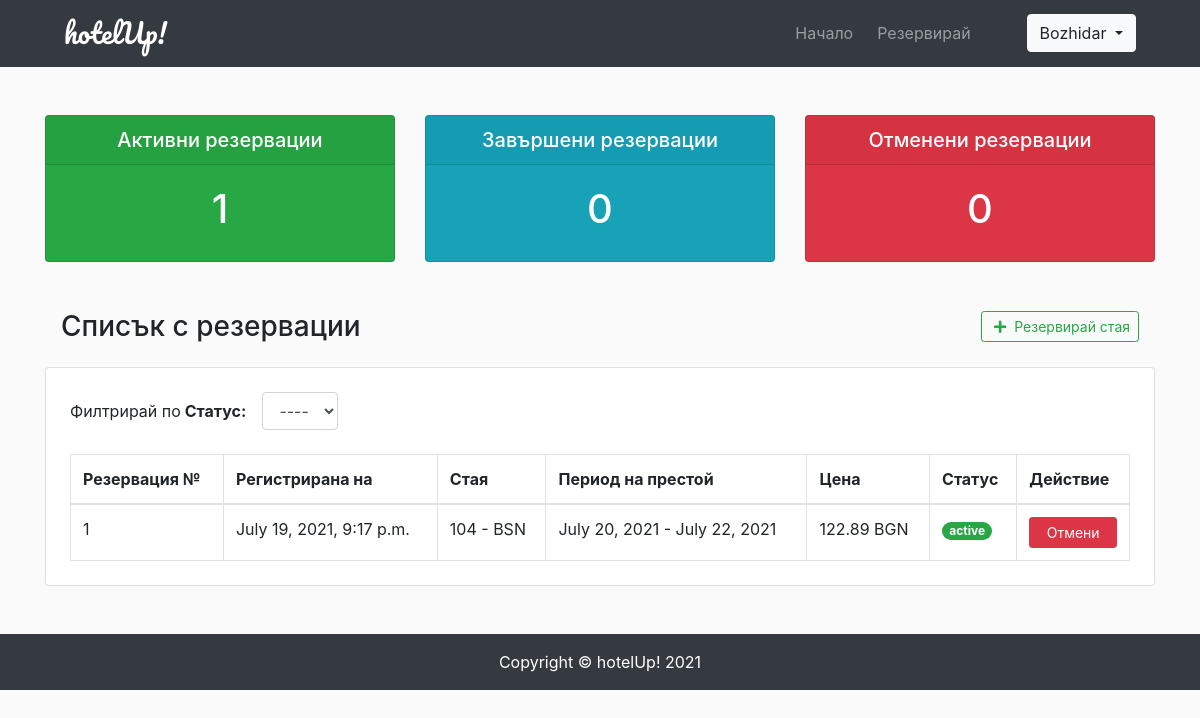
Page /dashboard/ (signed in) on the earlier database version.
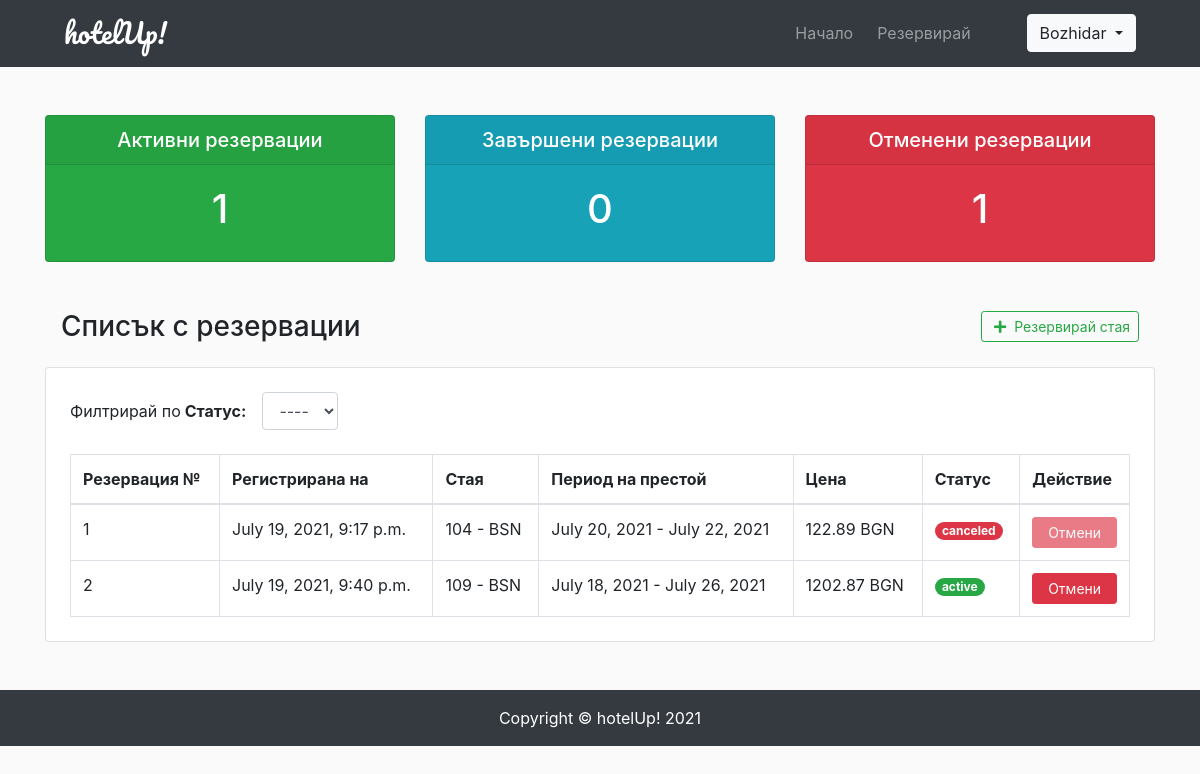
Same page on the later database version.
### booking/models.py (models this page shows, shortened)
class Booking(models.Model):
    BOOKING_STATUS = (
        ('active', 'Активна'),
        ('finished', 'Завършена'),
        ('canceled', 'Отменена'),
    )
    room = models.ForeignKey(Room, on_delete=models.CASCADE)
    user = models.ForeignKey(User, on_delete=models.CASCADE)
    check_in = models.DateField()
    check_out = models.DateField()
    status = models.CharField(choices=BOOKING_STATUS, max_length=12)
    created_at = models.DateTimeField(auto_now_add=True)
    total_price = models.FloatField()

### rooms/models.py (models this page shows, shortened)
class Room(models.Model):
    ROOM_CATEGORIES = (
        ('STD', 'Стандарт'),
        ('BSN', 'Бизнес'),
        ('LUX', 'Лукс'),
        ('ELUX', 'Ултра-лукс'),
        ('FAM', 'Фемили'),
    )
    number = models.IntegerField()
    beds = models.IntegerField()
    capacity = models.IntegerField()
    rate = models.FloatField()
    category = models.CharField(max_length=12, choices=ROOM_CATEGORIES)
    description = models.TextField(null=True)
    thumbnail = models.ImageField(upload_to="room_thumbnails", height_field=None, width_field=None, default='room_thumbnails/t101.jpg')

### dashboard/views.py (the view)
# urls.py: path('', views.user_dash, name='user_dash'),
@login_required
def user_dash(request):
    context = dict()
    booking_list = Booking.objects.filter(user=request.user)
    aggr = Booking.objects.values('status').annotate(dcount=Count('status')).order_by()
    counts = {}
    for c in aggr:
        counts[c['status']] = c['dcount']
    context['booking_list'] = booking_list
    context['counts'] = counts
    return render(request, 'dashboard/dash.html', context)

### templates/dashboard/dash.html (shortened to what this page needs)
{% extends 'frontend/base.html' %}
{% block styles %}
<link rel="stylesheet" href="https://cdn.datatables.net/1.10.24/css/dataTables.bootstrap4.min.css">
{% endblock %}
{% block content %}
<div class="container">
    <div class="row mb-5">
        <div class="col-lg-4">
            <div class="card bg-success text-white">
                <div class="card-header h5 text-center">Активни резервации</div>
                <div class="card-body">
                    <h1 class="text-center">{% if 'active' in counts %}{{counts.active}}{% else %}0{% endif %}</h1>
                </div>
            </div>
        </div>
        <div class="col-lg-4">
            <div class="card bg-info text-white">
                <div class="card-header h5 text-center">Завършени резервации</div>
                <div class="card-body">
                    <h1 class="text-center">{% if 'finished' in counts %}{{counts.finished}}{% else %}0{% endif %}</h1>
                </div>
            </div>
        </div>
        <div class="col-lg-4">
            <div class="card bg-danger text-white">
                <div class="card-header h5 text-center">Отменени резервации</div>
                <div class="card-body">
                    <h1 class="text-center">{% if 'canceled' in counts %}{{counts.canceled}}{% else %}0{% endif %}</h1>
                </div>
            </div>
        </div>
    </div>
    <div class="row">
        <div class="col">
            <div class="row justify-content-between align-items-center px-3">
                <div class="col-12 col-lg-auto text-lg-start">
                    <h3 class="m-0">Списък с резервации</h3>
                </div>
                <div class="col-12 col-lg-auto text-center text-lg-end">
                    <a href="{% url 'list_rooms' %}" class="btn btn-outline-success btn-sm"><i class="fas fa-plus mx-1"></i> Резервирай стая</a>
                </div>
            </div>
            <div class="card p-4 mt-4">
                {%if booking_list%}
                <div class="form-inline mb-4">
                    <div class="form-group">
                    <label for="filterState" class="mr-3">Филтрирай по <b class="ml-1">Статус:</b></label>
                    <select id="filterState" class="form-control">
                        <option value="">----</option>
                    </select>
                    </div>
                </div>
                <div class="table-responsive">
                    <table class="table table-bordered table-hover m-0" id="userBookings">
                        <thead>
                            <th>Резервация №</th>
                            <th>Регистрирана на</th>
                            <th>Стая</th>
                            <th>Период на престой</th>
                            <th>Цена</th>
                            <th>Статус</th>
                            <th>Действие</th>
                        </thead>
                        <tbody>
                            {% for book in booking_list %}
                            <tr>
                                <td>{{ book.pk }}</td>
                                <td>{{ book.created_at }}</td>
                                <td>{{ book.room.number }} - {{ book.room.category }}</td>
                                <td>{{ book.check_in }} - {{ book.check_out }}</td>
                                <td>{{ book.total_price }} BGN</td>
                                <td><span class="badge badge-pill badge-{% if book.status == 'active' %}success{% elif book.status == 'canceled' %}danger{% else %}info{% endif %}">{{ book.status }}</span></td>
                                <td><button class="btn btn-sm btn-danger btn-block delete" id="{{ book.pk }}" {% if book.status == 'canceled' or book.status == 'finished' %}disabled{% endif %}>Отмени</button></td>
                            </tr>
                            {% endfor %}
                        </tbody>
                    </table>
                </div>
                {% else %}
                <h2 class="text-center mt-5">Няма направени резервации.</h2>
                <p class="text-center">Разгледайте наличните стаи и направете резервация още сега!</p>
                <a href="{% url 'list_rooms' %}" class="btn btn-outline-info btn-lg mx-auto my-2">Резервирай стая</a>
                {% endif %}
            </div>
        </div>
    </div>
</div>
{% endblock %}
{% block helpers %}
<div class="position-fixed bottom-0 right-0 p-3" style="z-index: 5; right: 0; bottom: 0;">
</div>
{% endblock %}

### templates/frontend/base.html (shortened to what this page needs)
{% load static %}
<!DOCTYPE html>
<html lang="bg">
<head>
  <link rel="stylesheet" href="https://use.fontawesome.com/releases/v5.11.2/css/all.css" />
  <link rel="stylesheet" href="https://cdn.jsdelivr.net/npm/bootstrap@4.6.0/dist/css/bootstrap.min.css"
>
  <link rel="stylesheet" href="{% static 'css/custom.css' %}" />
  {% block styles %}{% endblock styles %}
</head>
<body style="background-color: #FAFAFA;">
  <header>
      <nav class="navbar navbar-expand-lg navbar-dark bg-dark">
      <div class="collapse navbar-collapse" id="navbarTogglerDemo01">
        <a class="navbar-brand brand-text ml-lg-5" href="{% url 'list_rooms' %}">hotelUp!</a>
        <ul class="navbar-nav ml-auto mr-5 mt-2 mt-lg-0">
          <li class="nav-item mr-2">
            <a class="nav-link" href="{% url 'home' %}">Начало</a>
          </li>
          <li class="nav-item">
            <a class="nav-link" href="{% url 'list_rooms' %}">Резервирай</a>
          </li>
        </ul>
        {% if user.is_authenticated %}
        <div class="btn-group mr-5">
          <button type="button" class="btn btn-outline-light dropdown-toggle" data-toggle="dropdown"
            aria-haspopup="true" aria-expanded="false">
            {{ user.first_name }}
          </button>
        </div>
        {% else %}
        <a href="{% url 'login' %}" class="btn btn-outline-light mr-5">Вход</a>
        {% endif %}
      </div>
    </nav>
  </header>
  <main class="my-5">
    {% block content %}
    {% endblock %}
  </main>
  <footer class="sticky-bottom">
      <div class="text-center text-white p-3 bg-dark">
      Copyright © <a class="text-white" href="{% url 'list_rooms' %}">hotelUp!</a> 2021
    </div>
  </footer>
  {% block helpers %}
  {% endblock %}
</body>
</html>

### static/css/custom.css (style rules this page uses)
.brand-text { font-family:'Pacifico',cursive; font-size:1.7rem; }

Differences in the rows shown:
changed Booking id 1: status "active" → "canceled"
added Booking: pk "2", created_at "July 19, 2021, 9:40 p.m.", room.number "109", room.category "BSN", check_in "July 18, 2021", check_out "July 26, 2021", total_price "1202.87", status "active"
Other differences:
{{ counts.canceled }}: (not shown) → "1"
text no longer shown: "0"
